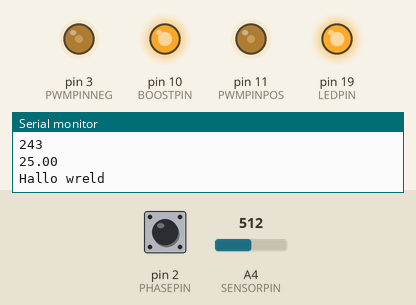
Simulated run of this sketch. Board: Arduino Uno, built with avr-gcc and run on an emulated ATmega328P. Parts: output pins drawn as LEDs (lit = HIGH), the last lines printed to the serial monitor. Dashed ring = blinking. The test bench sets the inputs (shaded band); at power-on: A4 (SENSORPIN) = 512, pin 2 (PHASEPIN) LOW.

Above: at 1.26 s.
1.3 s: A4 (SENSORPIN) set to 599
4.3 s: A4 (SENSORPIN) set to 627
7.3 s: A4 (SENSORPIN) set to 217
10.3 s: A4 (SENSORPIN) set to 192
At 12.56 s:
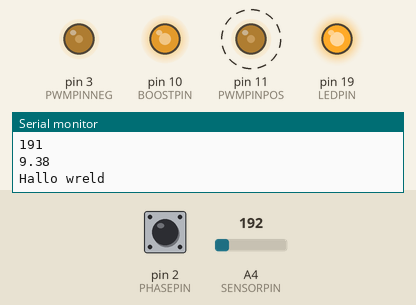
13.3 s: pin 2 (PHASEPIN) driven HIGH
16.3 s: pin 2 (PHASEPIN) pulsed LOW 5 times (0.12 s each, 0.3 s apart)
At 19.02 s:
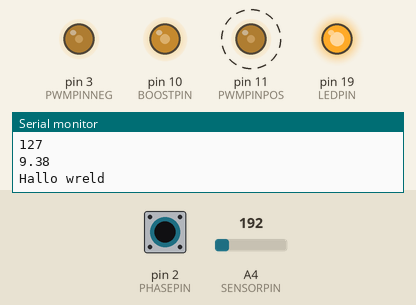
Timing chart, 0 to 21.4 s (numbered marks = the images above; inputs shaded):
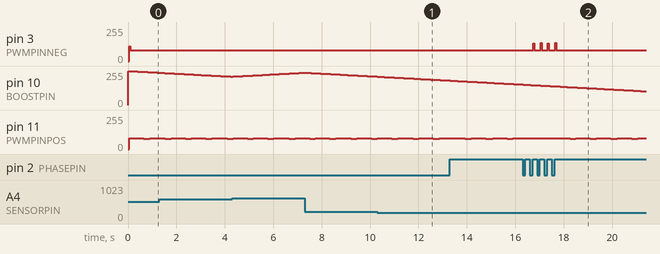

Measured:
- the behaviour switches between 205 and 204 on A4 (SENSORPIN) (found by bisection; images 0 and 1)
- by itself, pin 11 (PWMPINPOS): alternates 82/255 for 0.60 s and 76/255 for 0.24 s

The sketch:

pwmsine.ino
```cpp
#include <avr/interrupt.h>
#include <avr/sleep.h>

#define PWMPINPOS 11
#define PWMPINNEG 3
#define BOOSTPIN 10
#define SENSORPIN A4
#define LEDPIN 19
#define COUNT 10
#define PHASEPIN 2

void setup() {
  pinMode(PWMPINPOS, OUTPUT);
  pinMode(PWMPINNEG, OUTPUT);
  digitalWrite(PWMPINNEG, LOW);
  digitalWrite(PWMPINPOS, LOW);
  pinMode(LEDPIN, OUTPUT);

  // Set H-bridge PWM prescale to 1
  TCCR2B&=~0b111;
  TCCR2B|=3;
  // Set Boost PWM prescale to 1
  TCCR1B&=~0b111;
  TCCR1B|=1;
  // Add 1ms compare interrupt to timer 1
  OCR0A = 0xAF; // Leet AF
  TIMSK0 |= _BV(OCIE0A);

  // Phase interrupt
  attachInterrupt(digitalPinToInterrupt(PHASEPIN), phaseInterrupt, RISING);

  Serial.begin(9600);
  digitalWrite(LEDPIN, HIGH);
  analogWrite(BOOSTPIN, 255); // MOSFET driver is inverted
  //analogWrite(PWMPINNEG, 127);
}

volatile unsigned int idx = 0;
volatile unsigned int pin = 0;

volatile int last_reset;
void phaseInterrupt() {
  if(millis()-last_reset>15){
    pin = 0;
    idx=0;
    last_reset = millis();
  }
}

SIGNAL(TIMER0_COMPA_vect) {
  //floor(255.*sin(linspace(0,pi,25)))'
  const uint8_t sine256[COUNT]  = {78, 149, 206, 242, 255, 242, 206, 149, 78, 0};
  // iterate through PWM "amplitudes"
  if(idx==0) pin=!pin;
  analogWrite((pin ? PWMPINPOS : PWMPINNEG), sine256[idx%COUNT]);
  //analogWrite(PWMPINPOS, sine256[idx]);

  idx = (idx+1)%10;
}

void boost() {
  static uint8_t i = 255;
  // read the value from the sensor:
  float sensorValue = analogRead(SENSORPIN);
  float voltage = sensorValue*50.0/1024.0;
  if(voltage>30 && i<255) {
    i++;
  } else if(voltage<30 && i>20) {
    i--;
  }
  Serial.println(i);
  Serial.println(voltage);
  analogWrite(BOOSTPIN, i);
}

void loop() {
  Serial.println("Hallo wreld");
  delay(100);
  boost();
    /*set_sleep_mode(SLEEP_MODE_IDLE);
    sleep_enable();
    sleep_cpu();
    sleep_disable();*/
}
```
